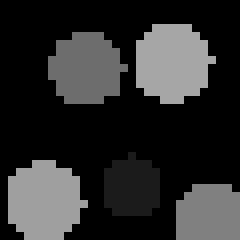
%> input picture Im2mesh_Matlab/stacked_image.tif, 30 x 30 px (shown 8 times larger)
$ octave --eval "result = im2mesh(imread('stacked_image.tif'));"   (GNU Octave 9; MATLAB toolbox functions it lacks are replaced by stand-ins)
%> lines starting %> are read from the running program, lines starting %| are printed output that depends on the picture; in (x1, y1, x2, y2) boxes, pixels count from 0 and x2, y2 are one past the last pixel; in counts of white or black regions, pixels touching at a corner belong together; the program's own positions count from 1
### Im2mesh_Matlab/im2Bounds.m
function bounds = im2Bounds( im )
% im2Bounds: extract exact polygonal boundaries from grayscale segmented
% image using getExactBounds.m
%
% usage:
%	bounds = im2Bounds( im );
%
% input:
%   im - grayscale segmented image, type: uint8 matrix
%
% output:
%   bounds - cell array. bounds{i}{j} is one of the polygonal boundaries,
%          corresponding to region with certain grayscale level in image.
%          Polygons in bounds{i} have the same grayscale level.
%          bounds{i}{j}(:,1) is x coordinate (column direction).
%          bounds{i}{j}(:,2) is y coordinate (row direction). You can use
%          plot( bounds{i}{j}(:,1), bounds{i}{j}(:,2) ) to view the
%          polygon. Use plotBounds( bounds ) to view all polygons.
%   bounds{i} is boundary polygons for one phase
%
%
% Copyright (C) 2019-2025 by Jiexian Ma, mjx0799@gmail.com
% Distributed under the terms of the GNU General Public License (version 3)
%
% Project website: https://github.com/mjx888/im2mesh
%

    im = flip(im,1);	% in fem software using right-hand coordinate,
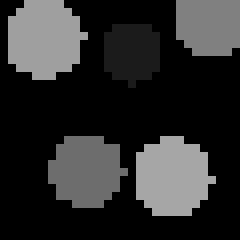
%> im: size 30x30 uint8 (shown 8 times larger); min 0, max 166, mean 44.8; mean of the top-left, top-right, bottom-left and bottom-right quarters 55.9, 33.7, 32.5, 57.3
                        % to coincide with that, must flip in row direction
                        % so the origin of coordinates is at bottom-left

    intensity = unique( im );    % vector
%> intensity = [0; 27; 109; 128; 159; 166]
    num_phase = size( intensity, 1 );
%> num_phase = 6
    bounds = cell( num_phase, 1 );
%> bounds = {[], [], [], [], [], []}

    for i = 1: num_phase
        bw = im == intensity(i);
        % Obtain the exact polygonal boundaries of objects and holes in
        % binary image. Both objects and holes are 4-connected.
        bounds{i} = getExactBounds( bw );
    end
%> this loop made 1 pass
%> (num_object in getExactBounds, objs in getExactBounds) on pass 1: (1, {BoundingBox [0.5 0.5 30 30]})
%> pass 1, in im2Bounds, `bw = im == intensity(i);`:
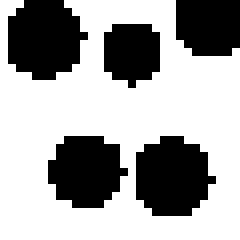
%> bw: size 30x30 logical (shown 8 times larger); 64.4% white; 5 black regions, box (x1, y1, x2, y2) and area: (1, 0, 11, 10) 77, (17, 17, 27, 27) 77, (6, 17, 16, 26) 68, (22, 0, 30, 7) 52, (13, 3, 20, 11) 46
%> the run ends on the next line
    % size of bounds {i}{j} = (1+number_of_vertices)-by-2

    % post-process
    bounds = bounds2CCW( bounds );       % counterclockwise ordering
    bounds = head2BottomLeft( bounds );
end

% [32 lines left out: functions bounds2CCW, head2BottomLeft, not called in this run]

### Im2mesh_Matlab/getExactBounds.m
function Bs = getExactBounds( bw )
% getExactBounds: get the exact boundaries (polygonal) of binary image
% sub-function: outerboundary.m and holeboundary.m
%
% usage:
%	Bs = getExactBounds( bw );
%
% input bw - binary image
% ouput Bs - stores column (x) and row (y) coordinates of exact polygonal
%           boundaries. Bs is a p-by-1 cell array, where p is the number of
%           (4 connected) objects and (4 connected) holes. Each cell in the
%           cell array contains a q-by-2 matrix. Each row in the matrix
%           contains the column and row coordinates of a boundary corner. q
%           is the number of boundary corner for the corresponding region.
%           Size of Bs{i} is (1+number_of_vertices)-by-2.
%
% Comment:
% There're huge different between function bwboundaries and getExactBounds.
% The output of bwboundaries and getExactBounds may have different length.
%
% 1. bwboundaries(BW,conn,options)
% Return row (y) and column (x) coordinates of boundary pixel locations.
% Only inner boundaries are obatined.
% Parameter conn is very important for function bwboundaries. According to
% bwboundaries.m in Matlab,
% if conn = 4, objects are 4 connected and holes are 8 connected;
% if conn = 8, objects are 8 connected and holes are 4 connected.
% This is to avoid topological errors.
%
% 2. getExactBounds( bw )
% Return column (x) and row (y) coordinates of the corner of boundary
% pixels.
% However, function getExactBounds don't have connectivity parameter. Both
% objects and holes are 4 connected, since outputs are exact boundary.
%
% Example:
%     bw = imread('bw.tif');
%     Bs = getExactBounds( bw );
%
%     hold on
%     imshow(bw,'InitialMagnification','fit');
%     for k = 1:length(Bs)
%        plot( Bs{k}(:,1), Bs{k}(:,2), 's-g','MarkerSize',5,'LineWidth',2 );
%     end
%     hold off
%
% Copyright (C) 2019-2025 by Jiexian Ma, mjx0799@gmail.com
% Distributed under the terms of the GNU General Public License (version 3)
%
% Project website: https://github.com/mjx888/im2mesh
%

    % initialize
    Bs = cell(0);
    % label objects using 4-connected neighborhood
    [ Label, num_object ] = bwlabel( bw, 4 );
    objs = regionprops( Label, 'Image', 'BoundingBox' );

    % get boundary of each 4-connected object, and update Bs
    for i = 1: num_object
        % one object at a time
        % B_temp is a cell & inner boundary
        B_temp = bwboundaries( (objs(i).Image)', 8 );

        % convert back to global coordinate
        for j = 1: length(B_temp)
            B_temp{j}(:,1) = B_temp{j}(:,1) + objs(i).BoundingBox(1) -0.5;
            B_temp{j}(:,2) = B_temp{j}(:,2) + objs(i).BoundingBox(2) -0.5;
        end

        % convert B_temp (inner boundary) to B (exact boundary)
        if length(B_temp) == 1       % no holes
            B = outerboundary( B_temp(1) );
        elseif length(B_temp) > 1    % exist holes
            B = [ outerboundary( B_temp(1) );
                holeboundary( B_temp(2:end) ) ];
        else
            error("boundary error")
        end

        % update Bs
        Bs = [ Bs; B ];
    end

end


% [372 lines left out: functions outerboundary, holeboundary, getCorner, not called in this run]

### Im2mesh_Matlab/im2mesh.m
function [ vert, tria, tnum, vert2, tria2, conn, bounds ] = im2mesh( im, opt )
% im2mesh: generate triangular mesh based on grayscale segmented image
%          Mesh generator: MESH2D (https://github.com/dengwirda/mesh2d)
%
% usage:
%   [ vert, tria, tnum ] = im2mesh( im );   % default opt setting
%   [ vert, tria, tnum ] = im2mesh( im, opt );
%
%   [ vert, tria, tnum, vert2, tria2 ] = im2mesh( im );  % default opt setting
%   [ vert, tria, tnum, vert2, tria2 ] = im2mesh( im, opt );
%
%   [ vert, tria, tnum, vert2, tria2, conn, bounds ] = im2mesh( im );
%   [ vert, tria, tnum, vert2, tria2, conn, bounds ] = im2mesh( im, opt );
%
%   % If we do not need to generate mesh
%   % but we want to check the simplified polygonal boundary
%   opt.tf_mesh = false;
%   bounds = im2mesh( im, opt );
%
% input:
%   im - grayscale segmented image
%
%   opt - a structure array. It is the options for im2mesh.
%         It stores parameter settings for im2mesh.
%
%   opt.tf_avoid_sharp_corner - For function getCtrlPnts
%                               Boolean. Whether to avoid sharp corner when
%                               simplifying polygon.
%                               Sharp corner in some cases will make MESH2D
%                               not able to converge.
%                               Default value: false
%
%   opt.lambda - Taubin smoothing. Default value: 0.5
%   opt.mu     - Taubin smoothing. Default value: -0.5
%   opt.iters  - Taubin smoothing. Default value: 100
%
%   opt.thresh_turn - For funtion smoothBounds
%                     Threshold value for the number of turning points in
%                     a polyline during polyline smoothing.
%                     Default value: 0
%
%   opt.thresh_vert_smooth - For funtion smoothBounds
%                            Threshold value for the number of vertices in
%                            a polyline during polyline smoothing.
%                            It can be set as an integer or an array with
%                            two elements. See section 4 in Tutorial.pdf
%                            Default value: 0
%
%   opt.tolerance - For funtion simplifyBounds
%                   Tolerance for polygon simplification.
%                   Check Douglas-Peucker algorithm.
%                   If u don't need to simplify, try tolerance = eps.
%                   If the value of tolerance is too large, some polygons
%                   will become line segment after simplification, and
%                   these polygons will be deleted by function
%                   delZeroAreaPoly.
%                   Default value: 0.3
%
%   opt.thresh_vert_simplify - For funtion simplifyBounds
%                              Threshold value for number of vertices in
%                              a polyline during polyline simplification.
%                              It can be set as an integer or an array with
%                              two elements. See section 4 in Tutorial.pdf
%                              Default value: 0
%
%   opt.hmax - Maximum mesh-size. Default value: 500
%
%   opt.mesh_kind - Method used to create mesh-size functions based on
%                   an estimate of the "local-feature-size".
%                   Value: 'delaunay' or 'delfront'
%                   Delaunay-refinement or "Frontal-Delaunay" technique
%                   Default value: 'delaunay'
%
%   opt.grad_limit - Scalar gradient-limit for mesh. Default value: 0.25
%
%   opt.select_phase - Select phase for meshing
%                      Parameter type: vector
%                      If 'select_phase' is [], all the phases will be
%                      chosen to perform meshing
%                      'select_phase' is an index vector for sorted
%                      grayscales (ascending order) in an image.
%                      For example, an image with grayscales of 40, 90,
%                      200, 240, 255. If u're interested in 40, 200, and
%                      240, then set 'select_phase' as [1 3 4]. Those
%                      phases corresponding to grayscales of 40, 200,
%                      and 240 will be chosen to perform meshing.
%                      Default value: []
%                      See demo09 for usage example.
%
%   opt.tf_mesh - Whether to mesh. Boolean.
%                 If true, meshing, else, no meshing & return boundsClear
%                 Default value: true
%
% output:
%   vert, tria define linear elements. vert2, tria2 define 2nd order elements.
%
%     vert: Mesh nodes (for linear element). It’s a Nn-by-2 matrix, where
%           Nn is the number of nodes in the mesh. Each row of vert
%           contains the x, y coordinates for that mesh node.
%
%     tria: Mesh elements (for linear element). For triangular elements,
%           it s a Ne-by-3 matrix, where Ne is the number of elements in
%           the mesh. Each row in tria contains the indices of the nodes
%           for that mesh element.
%
%     tnum: Label of phase. Ne-by-1 array, where Ne is the number of
%           elements
%       tnum(j,1) = k; means the j-th element belongs to the k-th phase.
%
%     vert2: Mesh nodes (for quadratic element). It’s a Nn-by-2 matrix.
%
%     tria2: Mesh elements (for quadratic element). For triangular
%           elements, it s a Ne-by-6 matrix.
%
%     conn: C-by-2 array of constraining edges. Each row defines an edge.
%
%     bounds: Nesting cell array of simplified polygonal boundaries.
%         bounds{i}{j} is one of the polygonal boundaries,
%         corresponding to region with certain gray level in image im.
%         Polygons in bounds{i} have the same grayscale level.
%         bounds{i}{j}(:,1) is x coordinate (column direction).
%         bounds{i}{j}(:,2) is y coordinate (row direction). You can use
%         plot( bounds{i}{j}(:,1), bounds{i}{j}(:,2) ) to view the
%         polygon. Use plotBounds( bounds ) to view all polygons.
%
%
% You can use function plotMeshes( vert, tria, tnum ) to view mesh.
%
% Copyright (C) 2019-2025 by Jiexian Ma, mjx0799@gmail.com
% Distributed under the terms of the GNU General Public License (version 3)
%
% Project website: https://github.com/mjx888/im2mesh
%

    % --------------------------------------------------------------------
    % check the number of inputs
    if nargin == 1
        opt = [];
    elseif nargin == 2
        % normal case
    else
        error("check the number of inputs");
    end

    checkOutdatedArg( opt );

    % --------------------------------------------------------------------
    % verify field names and set values for opt
    opt = setOption( opt );

    % --------------------------------------------------------------------
    % image to polygon boundary
    boundsRaw = im2Bounds( im );
% [52 lines not run here, left out]
function checkOutdatedArg( opt )
% checkOutdatedArg: check oudated arguments

    if ~isempty(opt)
        if isfield( opt, 'threshold_num_turning' )
            error('Argument opt.threshold_num_turning is deprecated. Please use opt.thresh_turn instead.');
        end

        if isfield( opt, 'threshold_num_vert_Smo' )
            error('Argument opt.threshold_num_vert_Smo is deprecated. Please use opt.thresh_vert_smooth instead.');
        end

        if isfield( opt, 'threshold_num_vert_Sim' )
            error('Argument opt.threshold_num_vert_Sim is deprecated. Please use opt.thresh_vert_simplify instead.');
        end
    end
end

function new_opt = setOption( opt )
% setOption: verify field names in opt and set values in new_opt according
% to opt

    % initialize new_opt with default field names & value
    new_opt.tf_avoid_sharp_corner = false;
    new_opt.lambda = 0.5;
    new_opt.mu = -0.5;
    new_opt.iters = 100;
    new_opt.thresh_turn = 0;
    new_opt.thresh_vert_smooth = 0;
    new_opt.tolerance = 0.3;
    new_opt.thresh_vert_simplify = 0;
    new_opt.select_phase = [];
    new_opt.grad_limit = 0.25;
    new_opt.hmax = 500;
    new_opt.mesh_kind = 'delaunay';
    new_opt.tf_mesh = true;


    if isempty(opt)
        return
    end

    if ~isstruct(opt)
        error("opt is not a structure array. Not valid input.")
    end

    % get the field names of opt
    nameC = fieldnames(opt);

    % Verify field names in opt and set values in new_opt.
    % Compare the field name of opt with new_opt using for loop.
    % If a field name of opt exist in new_opt, assign the that field value
    % in opt to new_opt.
    % If a field name of opt not exist in new_opt, show error.

    for i = 1: length(nameC)
        if isfield( new_opt, nameC{i} )
            value = getfield( opt, nameC{i} );
            new_opt = setfield( new_opt, nameC{i}, value );
        else
            error("Field name %s in opt is not correct.", nameC{i});
        end
    end

end

$ run again, on Im2mesh_Matlab/Circle.tif
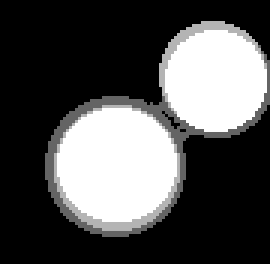
%> input picture Im2mesh_Matlab/Circle.tif, 90 x 88 px (shown 3 times larger)
%> intensity = [0; 100; 180; 255]
%> num_phase = 4
%> bounds = {[], [], [], []}
%> the loop in im2Bounds, `for i = 1: num_phase` made 2 passes
%> num_object in getExactBounds on passes 1 to 2: 5, 3
%> pass 1, in im2Bounds, `bw = im == intensity(i);`:
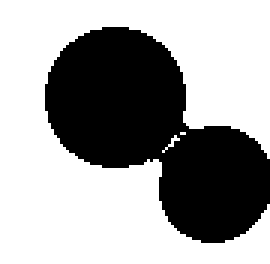
%> bw: size 88x90 logical (shown 3 times larger); 63% white; 1 black region, box (x1, y1, x2, y2) and area: (15, 9, 90, 81) 2929
%> pass 2, in getExactBounds (call 2), `[ Label, num_object ] = bwlabel( bw, 4 );`:
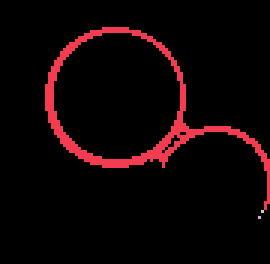
%> Label: size 88x90 double (shown 3 times larger); 4 distinct labels, from 0 to 3; one colour per label, 0 black
